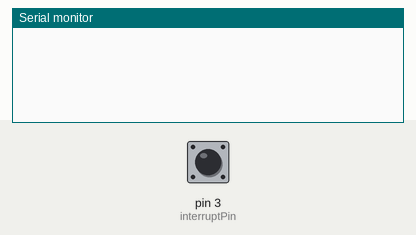
The sketch below on a simulated Arduino Uno, built with avr-gcc and run on an emulated ATmega328P. On the bench: the last lines printed to the serial monitor. The test bench sets the inputs (shaded band); at power-on: pin 3 (interruptPin) HIGH.

Above: at 1.2 s.
1.3 s: pin 3 (interruptPin) pulsed LOW 5 times (0.12 s each, 0.3 s apart)
At 4.5 s:
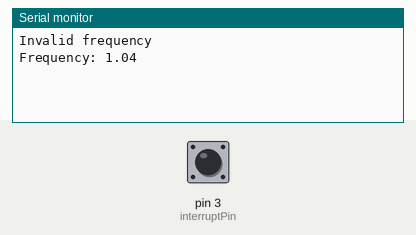
5.3 s: pin 3 (interruptPin) pulled LOW for 0.15 s
At 6.7 s:
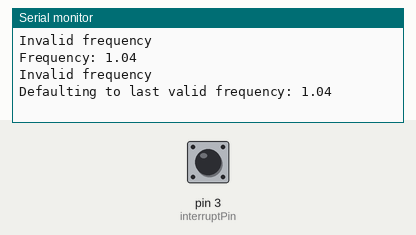

Measured:
- after the input at 1.3 s, the serial monitor: prints a new line after 2.5 s (image 1)
- after the input at 5.3 s, the serial monitor: prints a new line after 0.50 s (image 2)

The sketch:

RMFV4.ino
```cpp
const int interruptPin = 3;
volatile unsigned long startTime = 0;
volatile unsigned long endTime = 0;
volatile bool risingEdge = false;
volatile bool measureFrequency = false;

const float minFrequency = 0.5;
const float maxFrequency = 60;
const int sampleSize = 3;
float samples[sampleSize];
int sampleIndex = 0;
float lastValidFrequency = -1;

void setup() {
  pinMode(interruptPin, INPUT_PULLUP);
  attachInterrupt(digitalPinToInterrupt(interruptPin), handleInterrupt, CHANGE);
  Serial.begin(9600);
}

void loop() {
  if (millis() % 2000 == 0) { // Check frequency changes every 3 seconds
    measureFrequency = true; // Enable interrupt
    delay(1800);
    measureFrequency = false; // Disable interrupt
    float frequency = getMostOccurring(samples, sampleSize); // Get the most occurring frequency from samples
    if (frequency >= minFrequency && frequency <= maxFrequency) { // Check if frequency is within range
      Serial.print("Frequency: ");
      Serial.println(frequency);
      lastValidFrequency = frequency; // Update the last valid frequency
    } else {
      Serial.println("Invalid frequency");
      if (lastValidFrequency != -1) { // If there is a last valid frequency
        Serial.print("Defaulting to last valid frequency: ");
        Serial.println(lastValidFrequency);
      }
    }
    sampleIndex = 0; // Reset sample index
  }
}

void handleInterrupt() {
  if (measureFrequency) {
    int sensorValue = digitalRead(interruptPin);

    if (sensorValue == HIGH && !risingEdge) {
      startTime = micros();
      risingEdge = true;
    } else if (sensorValue == LOW && risingEdge) {
      endTime = micros();
      risingEdge = false;
      float frequency = 1.0 / ((endTime - startTime) * 1e-6);
      samples[sampleIndex] = frequency/2; // Store the frequency in samples array
      sampleIndex++; // Increment sample index
    }
  }
}

float getMostOccurring(float arr[], int n) {
  float maxCount = 0; // Maximum count of an element
  float result = -1; // Resultant element
  for (int i = 0; i < n; i++) {
    int count = 1; // Count of current element
    for (int j = i + 1; j < n; j++) {
      if (arr[i] == arr[j]) { // If current element matches with another element
        count++; // Increment count
      }
    }
    if (count > maxCount) { // If count is greater than maxCount
      maxCount = count; // Update maxCount
      result = arr[i]; // Update result
    }
  }
  return result;
}
```
